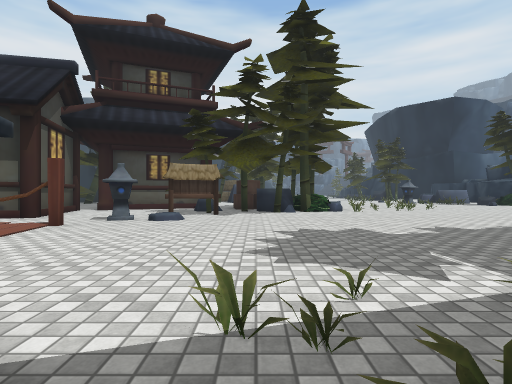
View 1 (above)

24 first-person views from a walk through a 3-D level made in the Unity game engine. The camera is 1.2 m above the floor, looks level and sees 80° across. The floor is counted in squares, 2 m on a side. Each view is taken from the middle of a square. On the plan, view 1 faces up. The plan holds only what a view shows up to about 9 squares ahead; the rest is blank. The place goes on beyond the plan. Some surface patterns are stand-ins.

View 2
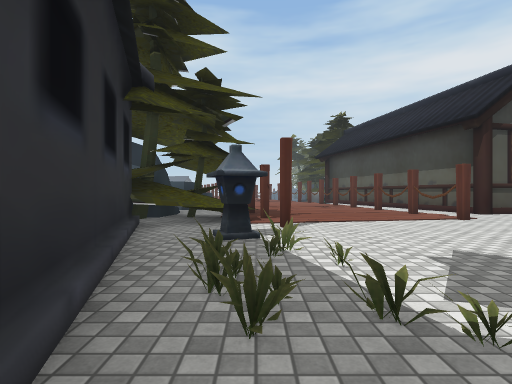

View 3
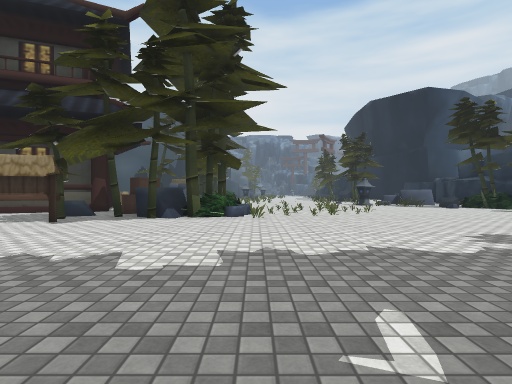

View 4
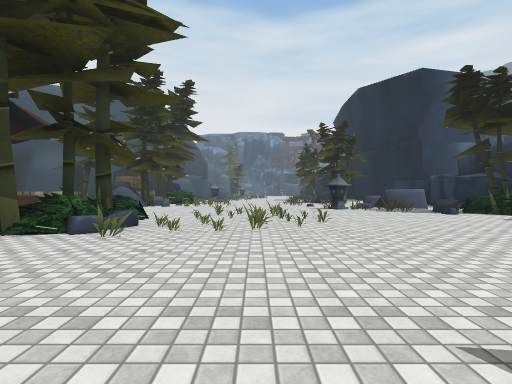

View 5
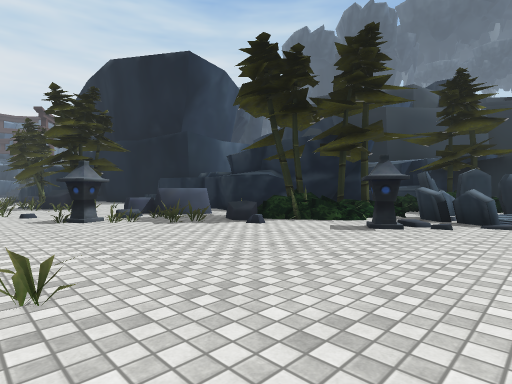

View 6
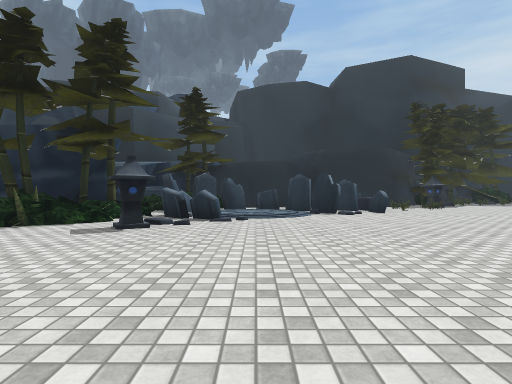

View 7
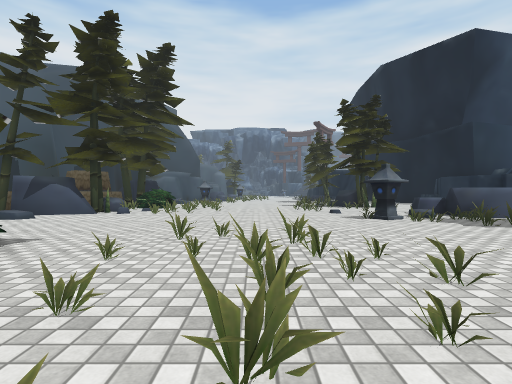

View 8
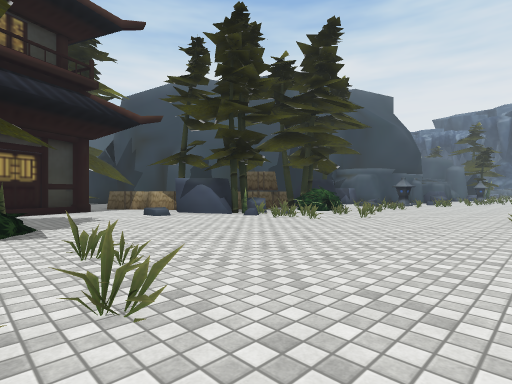

View 9
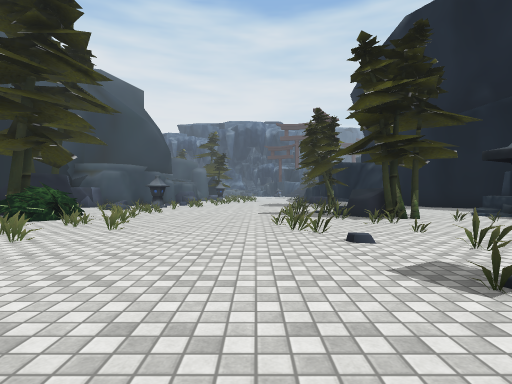

View 10
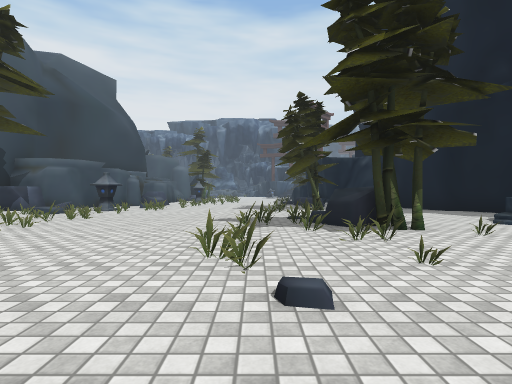

View 11
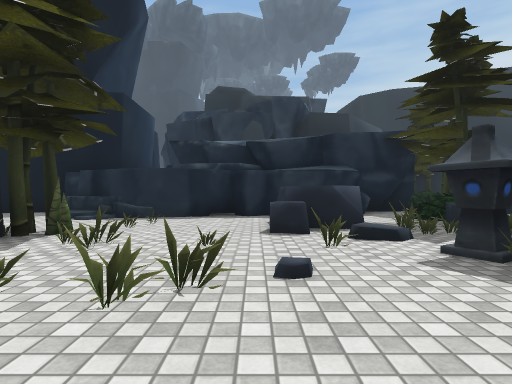

View 12
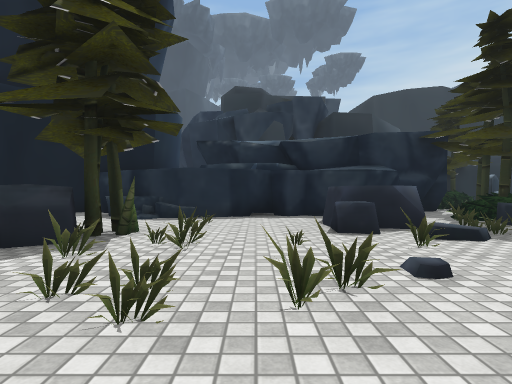

View 13
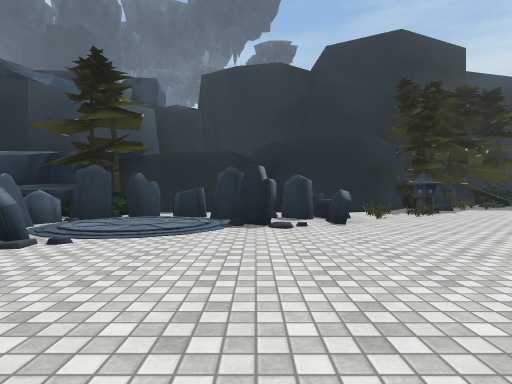

View 14
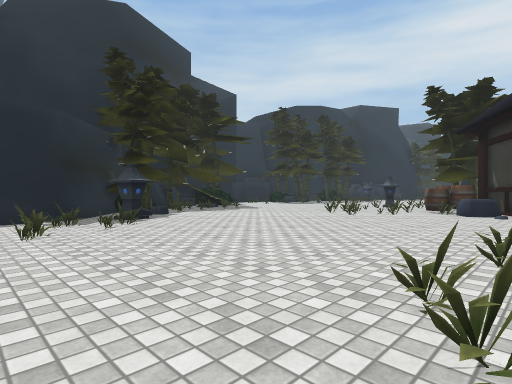

View 15
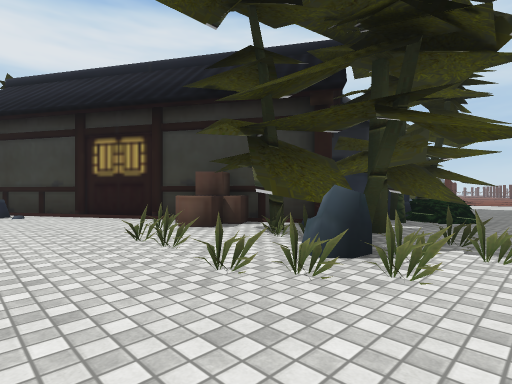

View 16
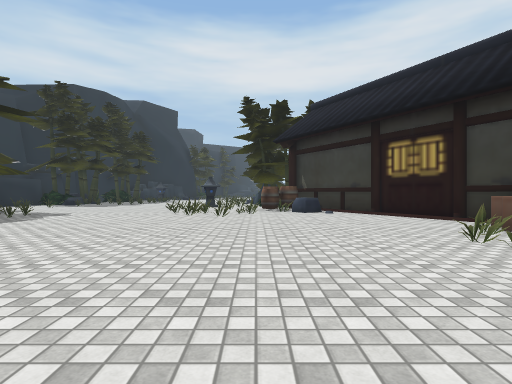

View 17
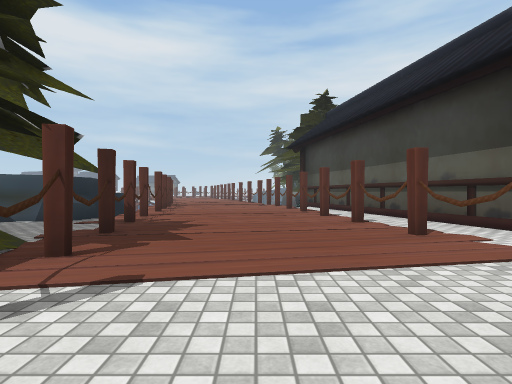

View 18
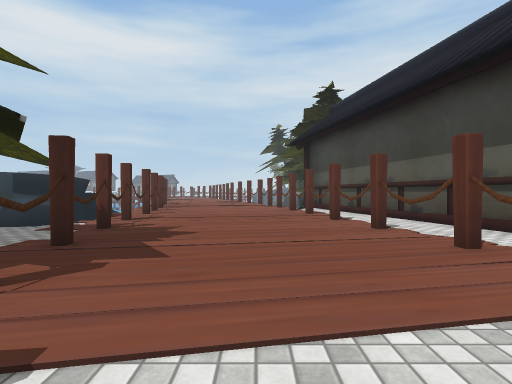

View 19
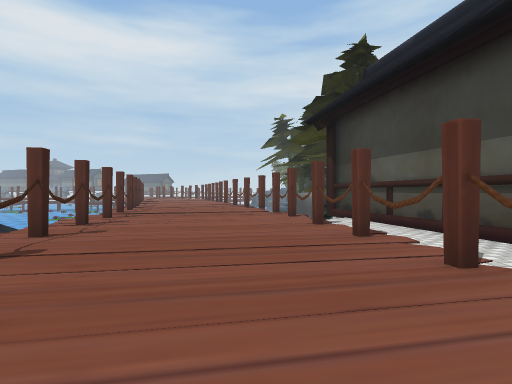

View 20
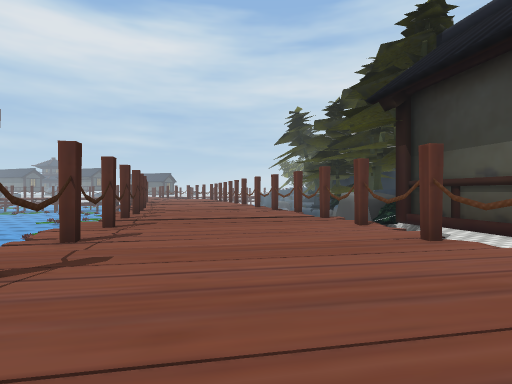

View 21
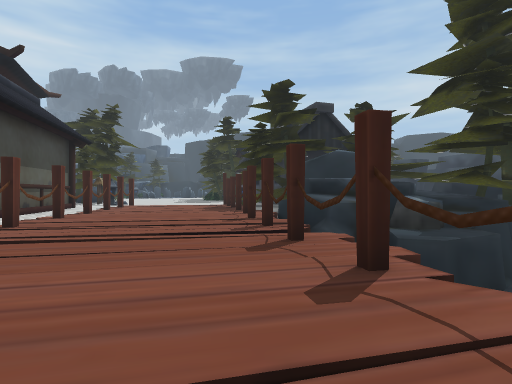

View 22
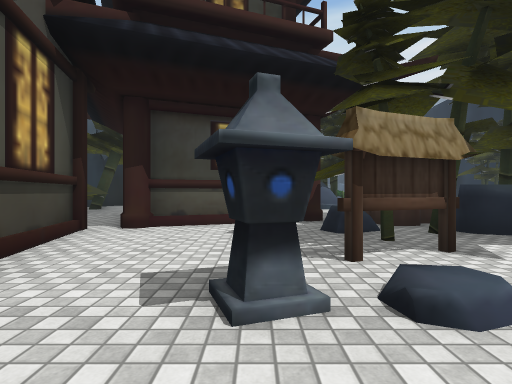

View 23
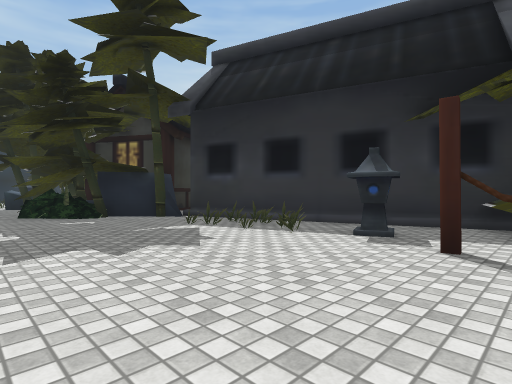

View 24
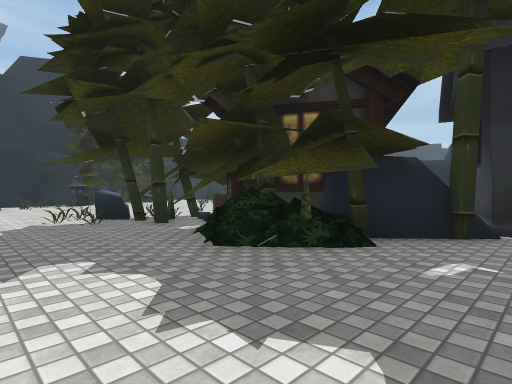

### Floor plan
Key: @ floor where view 1 was taken; # wall or solid block; x gap in a wall; . floor; / step, stairs or slope; = window, fence, low wall or low ledge; ≈ water the walk keeps out of; ^ raised ledge; v drop or lower ground; T thing the floor can be seen under or through.
Columns run from 17 left of view 1 to 19 right of it. Each row starts with its distance up from view 1.
 25                   ##=....    .##
 24                   #=.....=  ...#
 23                   #==....=  ..=#
 22                 ####=...=##../^
 21                  ###=...=###./#
 20                   ##=...=###..#
 19                   #==...=.....#
 18                ####==.........#
 17                 ##........=^^.#
 16                 .........#=x^.##
 15               #...........=.x..#
 14               #.............=#.####
 13               #......=.......=#  =#
 12               ##  # ..=......///.##
 11             ###..#####==....#/#####
 10            ##..######.=....../#..#
  9            #...#.##//............#
  8            #...##................#
  7         ####..#.................##
  6        T.........................#
  5        TTTTTTT............ .....#^##
  4 ####TTTT..................###.....=#
  3 #...//................=##.###.....=##
  2 ....///............#..#####.#......##
  1 ....///...#####.#==..#####..........#
  0 ..../.#.#x## #=..@#####  ###........
 -1 .#vv≈≈#^#^=# ######       #..........
 -2 ≈  ≈ ≈^^####              ##....=....
 -3      ≈^##                  #...===...
 -4      ≈###                  ###.= =...
 -5       ≈=                    ####

Positions as (right, up) in squares from view 1, and headings:
1: (0, 0), facing up
2: (3, 1), facing left
3: (3, 2), facing up
4: (5, 5), facing up
5: (6, 9), facing up-right
6: (6, 9), facing right
7: (5, 9), facing up
8: (7, 12), facing up-left
9: (6, 14), facing up
10: (7, 16), facing up
11: (5, 18), facing right
12: (5, 19), facing right
13: (9, 7), facing right
14: (11, 5), facing down-right
15: (13, 5), facing down-left
16: (14, 5), facing down
17: (-1, 3), facing left
18: (-2, 3), facing left
19: (-6, 3), facing left
20: (-8, 2), facing left
21: (-17, 0), facing right
22: (-3, 5), facing up
23: (-3, 5), facing down-right
24: (3, 6), facing down-right
